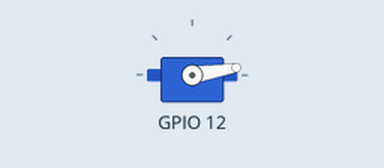
Simulated run of this program. Board: Raspberry Pi (BCM pin numbers). Parts: servo. Servo angles are drawn from the pulse width (0.5 ms = 0°, 2.5 ms = 180°). At 33.0 s the program stops and its outputs stay as they are.

Above: at 0.05 s.
At 2.75 s:
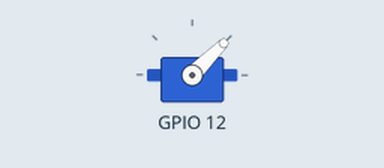
At 5.5 s:
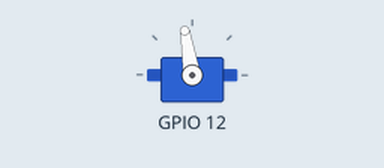
At 11.0 s:
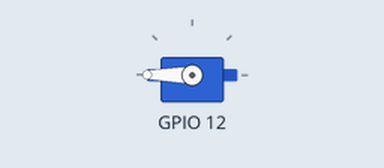
Timing chart, 0 to 14.3 s (numbered marks = the images above):
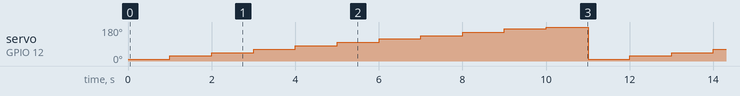

Measured:
- by itself, servo on GPIO 12: repeats every 11.0 s: 45° 1.0 s, 63° 1.0 s, 81° 1.0 s, 99° 1.0 s, 117° 1.0 s, 135° 1.0 s, 153° 1.0 s, 171° 1.0 s, 180° 1.0 s, 9° 1.0 s, 27° 1.0 s

The program:

servo_pigpio.py
```python
from time import sleep

from SERVO import SERVO

# hpwm---------------------------------------
# gsw: min=31500, center=67000, max=150000
# sg92r: min=50000, center=75000, max=100000
# ===========================================

#gsw = SERVO(12)
sg92r = SERVO(12)

try:
    count = 0
    while True:
        for i in range(3, 14):
            sg92r.hpwm(50, i*10000)
            sleep(1)
        count += 1
        if count == 3:
            break

    sg92r.hpwm(50, 75000)

#        sg92r.move(0)
#        sg92r.hpwm(50, 30000)
#        sleep(1)
#        sg92r.hpwm(50, 70000)
#        sg92r.move(1450)
#        sleep(1)
#        sg92r.hpwm(50, 130000)
#        sg92r.move(2500)
#        sleep(1)

#        gsw.hpwm(50, 31500)
#        sleep(1)
#        gsw.hpwm(50, 67000)
#        sleep(1)
#        gsw.hpwm(50, 150000)
#        sleep(1)
except KeyboardInterrupt:
    sg92r.stop()
    sg92r.clear()

#    gsw.stop()
#    gsw.clear()
```

SERVO.py
```python
import pigpio

class SERVO:

    def __init__(self, gpio_pin=18, min_spw=550, center_spw=1450, max_spw=2350):
        self.gpio_pin = gpio_pin
        self.min_spw = min_spw
        self.center_spw = center_spw
        self.max_spw = max_spw
        self.pi = pigpio.pi()
        self.pi.set_mode(self.gpio_pin, pigpio.OUTPUT)

    def move(self, pos):
        if pos < self.min_spw:
            self.pi.set_servo_pulsewidth(self.gpio_pin, self.min_spw)
        elif self.min_spw <= pos <= self.max_spw:
            self.pi.set_servo_pulsewidth(self.gpio_pin, pos)
        else:
            self.pi.set_servo_pulsewidth(self.gpio_pin, self.max_spw)

    def stop(self):
        self.pi.set_servo_pulsewidth(self.gpio_pin, 0)

    def hpwm(self, hz=50, duty=100000):
        self.pi.hardware_PWM(self.gpio_pin, hz, duty)

    def clear(self):
        self.pi.stop()
```
